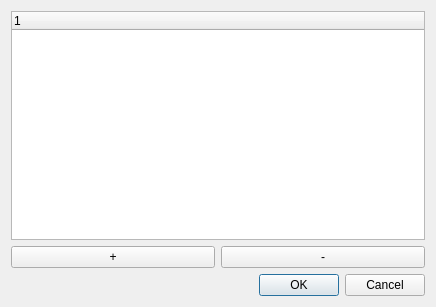
<?xml version="1.0" encoding="UTF-8"?>
<ui version="4.0">
 <class>newFunctionMixed</class>
 <widget class="QDialog" name="newFunctionMixed">
  <property name="geometry">
   <rect>
    <x>0</x>
    <y>0</y>
    <width>436</width>
    <height>307</height>
   </rect>
  </property>
  <property name="windowTitle">
   <string>Dialog</string>
  </property>
  <layout class="QVBoxLayout" name="verticalLayout">
   <item>
    <layout class="QVBoxLayout" name="verticalLayout_2">
     <item>
      <layout class="QHBoxLayout" name="horizontalLayout">
       <item>
        <widget class="QTreeWidget" name="treeWidget">
         <column>
          <property name="text">
           <string notr="true">1</string>
          </property>
         </column>
        </widget>
       </item>
      </layout>
     </item>
    </layout>
   </item>
   <item>
    <layout class="QHBoxLayout" name="horizontalLayout_3">
     <item>
      <widget class="QPushButton" name="addRowButton">
       <property name="text">
        <string>+</string>
       </property>
      </widget>
     </item>
     <item>
      <widget class="QPushButton" name="deleteCurrentRow">
       <property name="text">
        <string>-</string>
       </property>
      </widget>
     </item>
    </layout>
   </item>
   <item>
    <widget class="QDialogButtonBox" name="buttonBox">
     <property name="orientation">
      <enum>Qt::Horizontal</enum>
     </property>
     <property name="standardButtons">
      <set>QDialogButtonBox::Cancel|QDialogButtonBox::Ok</set>
     </property>
    </widget>
   </item>
  </layout>
 </widget>
 <resources/>
 <connections>
  <connection>
   <sender>buttonBox</sender>
   <signal>accepted()</signal>
   <receiver>newFunctionMixed</receiver>
   <slot>accept()</slot>
   <hints>
    <hint type="sourcelabel">
     <x>248</x>
     <y>254</y>
    </hint>
    <hint type="destinationlabel">
     <x>157</x>
     <y>274</y>
    </hint>
   </hints>
  </connection>
  <connection>
   <sender>buttonBox</sender>
   <signal>rejected()</signal>
   <receiver>newFunctionMixed</receiver>
   <slot>reject()</slot>
   <hints>
    <hint type="sourcelabel">
     <x>316</x>
     <y>260</y>
    </hint>
    <hint type="destinationlabel">
     <x>286</x>
     <y>274</y>
    </hint>
   </hints>
  </connection>
 </connections>
</ui>
